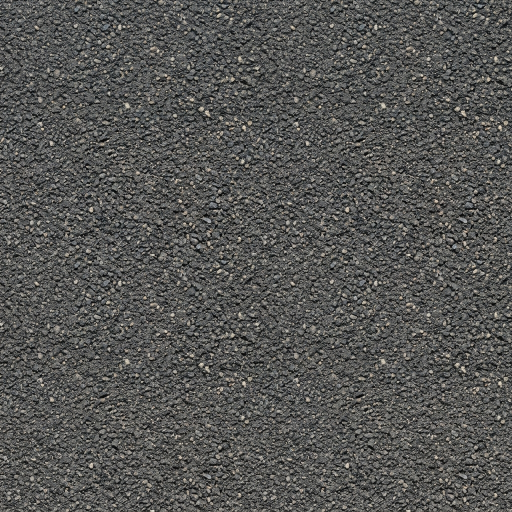
#> input picture docs/kaynak-gorseller/bloklar-gercekci/asphalt.png, 1024 x 1024 px (shown at 1/2 size); its folder holds 5 pictures in this run
$ python blok_dokulari.py
#> lines starting #> are read from the running program, lines starting #| are printed output that depends on the picture
"""Mehmet'in gerçekçi blok görsellerini oyunun blok dokularına çevirir.

Kaynak: docs/kaynak-gorseller/bloklar-gercekci/<ad>.png (1024x1024, arka planı beyaz olabilir)
Hedef:  assets/textures/blocks/<ad>.png (256x256; oyun atlasa 128 piksel olarak alır)

- Düz dokular (duvar, çatı, zemin) sadece küçültülür.
- Çit ve balkon korkuluğu: beyaz arka plan saydam yapılır, nesne bloğun tabanına oturtulur.
- Pencere: tek görselden (window_top.png, tam pencere) çerçeve alınır, camlar saydam yapılır ve
  iki blok yüksekliğindeki pencere üst/alt yarıya bölünür (window_top.png, window_bottom.png).

Kullanım: python tools/art/blok_dokulari.py
"""
import pathlib

import numpy as np
from PIL import Image, ImageDraw

KOK = pathlib.Path(__file__).resolve().parent.parent.parent
KAYNAK = KOK / "docs" / "kaynak-gorseller" / "bloklar-gercekci"
HEDEF = KOK / "assets" / "textures" / "blocks"
BOY = 256
DUZ = ["asphalt", "bricks", "cobblestone", "concrete", "dark_planks", "facade_cream", "grass_top",
       "planks", "plaster", "roof_terracotta", "stone_base", "trim_white"]
# Beyaz arka planlı, aralıkları saydam olacak dokular: ad -> bloğun yüksekliğine oranı.
ARALIKLI = {"fence_white": 0.8, "balcony_rail": 1.0}
# window_top.png içindeki pencere: (çerçeve kutusu, cam kutuları) piksel olarak.
PENCERE_CERCEVE = (135, 135, 890, 826)
PENCERE_CAMLAR = [(198, 198, 460, 780), (565, 198, 826, 780)]


def duz(ad: str) -> None:
#> called with ad = 'asphalt'
    Image.open(KAYNAK / f"{ad}.png").convert("RGB").resize((BOY, BOY), Image.LANCZOS).save(HEDEF / f"{ad}.png")
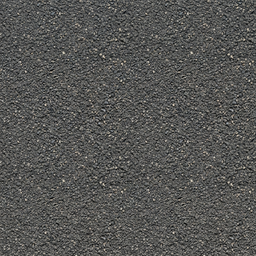
#> saved as asphalt.png: PIL image 256x256 RGB; mean R, G, B 85.9, 86, 83.9


def aralikli(ad: str, yukseklik: float) -> None:
    a = np.array(Image.open(KAYNAK / f"{ad}.png").convert("RGB")).astype(int)
    dolu = a.min(axis=2) < 244  # beyaz arka plan dışı
    ys, xs = np.where(dolu)
    kutu = (xs.min(), ys.min(), xs.max() + 1, ys.max() + 1)
    rgba = np.dstack([a, np.where(dolu, 255, 0)]).astype(np.uint8)
    parca = Image.fromarray(rgba, "RGBA").crop(kutu)
    h = int(BOY * yukseklik)
    parca = parca.resize((BOY, h), Image.LANCZOS)
    alfa = np.array(parca)[..., 3]
    p = np.array(parca)
    p[..., 3] = np.where(alfa >= 128, 255, 0)  # oyun alfa kesmesi kullanıyor: yarı saydam kenar bırakma
    tuval = Image.new("RGBA", (BOY, BOY), (0, 0, 0, 0))
    tuval.paste(Image.fromarray(p, "RGBA"), (0, BOY - h))
    tuval.save(HEDEF / f"{ad}.png")


def pencere() -> None:
    kaynak = Image.open(KAYNAK / "window_top.png").convert("RGBA")
    x0, y0, x1, y1 = PENCERE_CERCEVE
    a = np.array(kaynak)
    for cx0, cy0, cx1, cy1 in PENCERE_CAMLAR:
        a[cy0:cy1, cx0:cx1, 3] = 0
    tam = Image.fromarray(a, "RGBA").crop(PENCERE_CERCEVE).resize((BOY, BOY * 2), Image.LANCZOS)
    p = np.array(tam)
    p[..., 3] = np.where(p[..., 3] >= 128, 255, 0)
    tam = Image.fromarray(p, "RGBA")
    # Camda birkaç ince ışık yansıması (cam olduğu anlaşılsın).
    ciz = ImageDraw.Draw(tam)
    sx, sy = BOY / (x1 - x0), BOY * 2 / (y1 - y0)
    for cx0, cy0, cx1, cy1 in PENCERE_CAMLAR:
        gx0, gy0 = (cx0 - x0) * sx, (cy0 - y0) * sy
        gw, gh = (cx1 - cx0) * sx, (cy1 - cy0) * sy
        for kay in (0.25, 0.4):
            ciz.line([(gx0 + gw * (kay + 0.3), gy0 + gh * 0.12), (gx0 + gw * kay, gy0 + gh * 0.42)],
                     fill=(235, 245, 255, 255), width=2)
    tam.crop((0, 0, BOY, BOY)).save(HEDEF / "window_top.png")
    tam.crop((0, BOY, BOY, BOY * 2)).save(HEDEF / "window_bottom.png")


for ad in DUZ:
    if (KAYNAK / f"{ad}.png").exists():
        duz(ad)
        print("düz     ", ad)
#> pass 2 of the loop `for ad in DUZ:`:
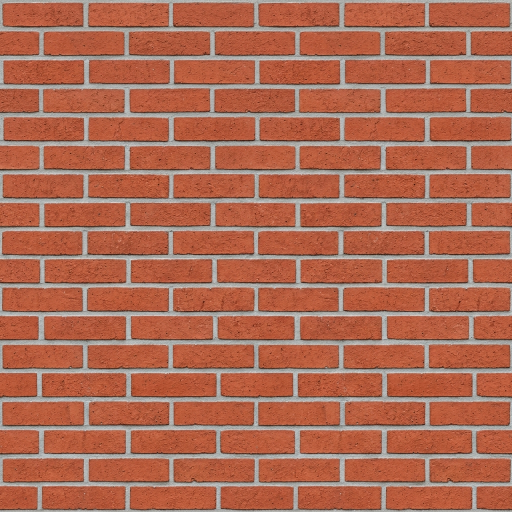
#> input picture docs/kaynak-gorseller/bloklar-gercekci/bricks.png, 1024 x 1024 px (shown at 1/2 size)
#> in duz (call 2), `Image.open(KAYNAK / f"{ad}.png").convert("RGB").resize((BOY, BOY), Ima..`:
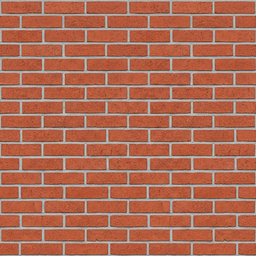
#> saved as bricks.png: PIL image 256x256 RGB; mean R, G, B 174.3, 105.2, 82.4
#> pass 3 of the loop `for ad in DUZ:`:
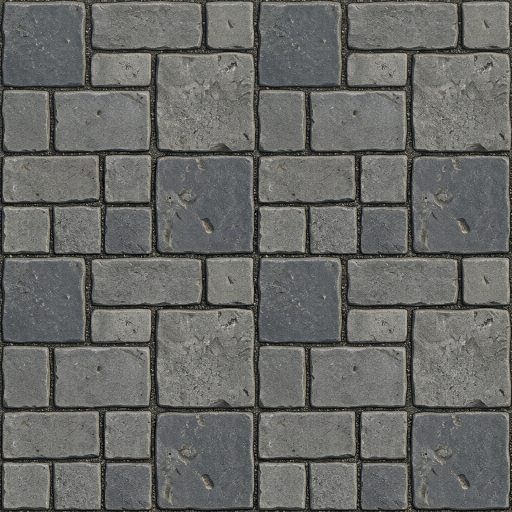
#> input picture docs/kaynak-gorseller/bloklar-gercekci/cobblestone.png, 1024 x 1024 px (shown at 1/2 size)
#> in duz (call 3), `Image.open(KAYNAK / f"{ad}.png").convert("RGB").resize((BOY, BOY), Ima..`:
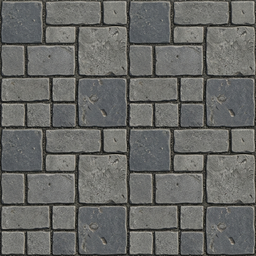
#> saved as cobblestone.png: PIL image 256x256 RGB; mean R, G, B 104.1, 104.8, 102.1
#> the loop made 12 passes; the first 3 are shown
for ad, oran in ARALIKLI.items():
    aralikli(ad, oran)
#> (the run stopped early here; a loop or call above may not have finished)
